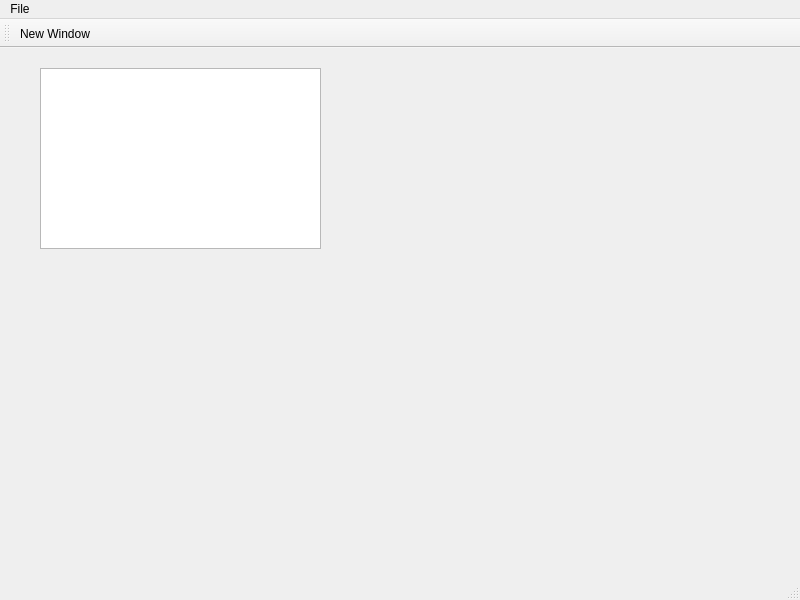
<?xml version="1.0" encoding="UTF-8"?>
<ui version="4.0">
 <class>MainWindow</class>
 <widget class="QMainWindow" name="MainWindow">
  <property name="geometry">
   <rect>
    <x>0</x>
    <y>0</y>
    <width>800</width>
    <height>600</height>
   </rect>
  </property>
  <property name="windowTitle">
   <string>MainWindow</string>
  </property>
  <widget class="QWidget" name="centralwidget">
   <widget class="QPlainTextEdit" name="plainTextEdit">
    <property name="geometry">
     <rect>
      <x>40</x>
      <y>20</y>
      <width>281</width>
      <height>181</height>
     </rect>
    </property>
   </widget>
  </widget>
  <widget class="QMenuBar" name="menubar">
   <property name="geometry">
    <rect>
     <x>0</x>
     <y>0</y>
     <width>800</width>
     <height>22</height>
    </rect>
   </property>
   <widget class="QMenu" name="menuFile">
    <property name="title">
     <string>File</string>
    </property>
    <addaction name="actionNew_Window"/>
   </widget>
   <addaction name="menuFile"/>
  </widget>
  <widget class="QStatusBar" name="statusbar"/>
  <widget class="QToolBar" name="toolBar">
   <property name="windowTitle">
    <string>toolBar</string>
   </property>
   <attribute name="toolBarArea">
    <enum>TopToolBarArea</enum>
   </attribute>
   <attribute name="toolBarBreak">
    <bool>false</bool>
   </attribute>
   <addaction name="actionNew_Window"/>
  </widget>
  <action name="actionNew_Window">
   <property name="text">
    <string>New Window</string>
   </property>
  </action>
 </widget>
 <resources/>
 <connections/>
</ui>
